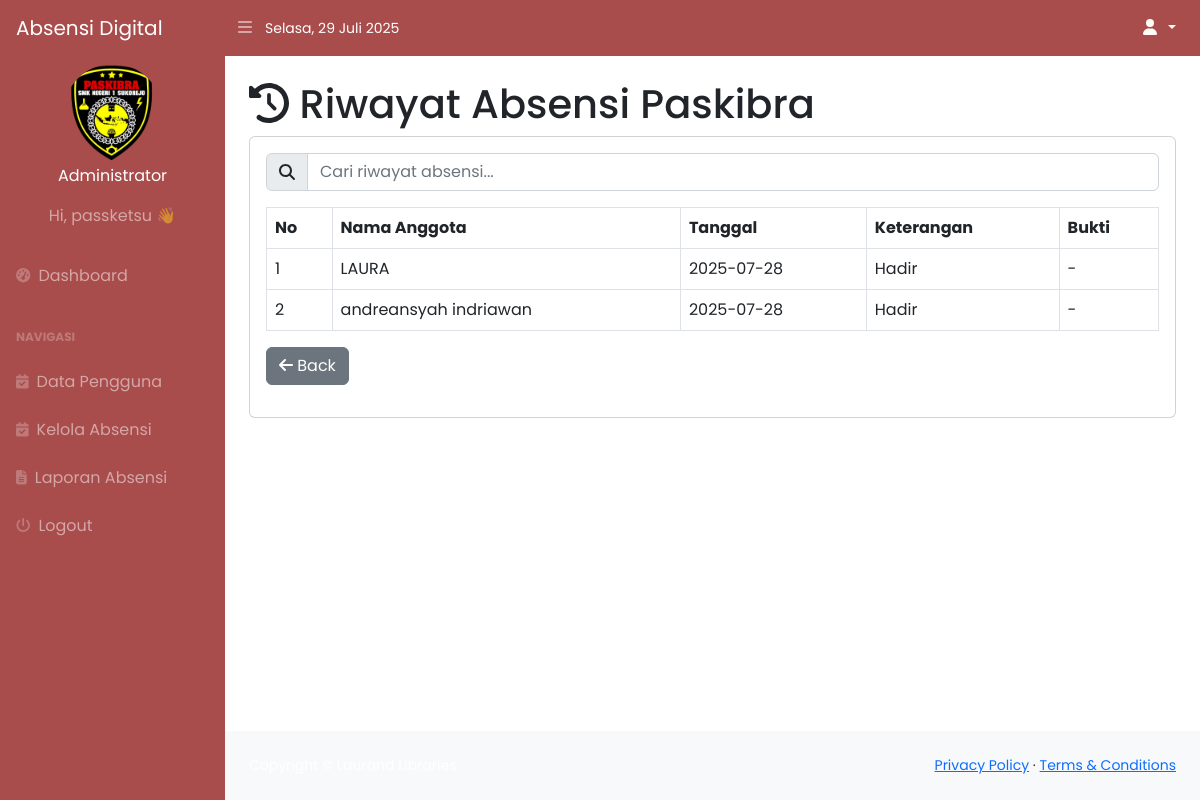
Screenshot of /index.php?page=riwayat_absensi (signed in) with the database file from the repository.
### tables this page shows
CREATE TABLE `absensi` (
  `id_absensi` int(11) NOT NULL,
  `id_user` int(11) NOT NULL,
  `nama` varchar(100) NOT NULL,
  `tanggal` date NOT NULL,
  `status` enum('Hadir','Izin','Sakit','Alpa') NOT NULL,
  `keterangan` text DEFAULT NULL,
  `bukti` varchar(255) DEFAULT NULL,
  `created_at` datetime NOT NULL DEFAULT current_timestamp()
);

CREATE TABLE `pengguna` (
  `id_user` int(11) NOT NULL,
  `nama` varchar(100) DEFAULT NULL,
  `email` varchar(100) DEFAULT NULL,
  `alamat` text DEFAULT NULL,
  `nohp` varchar(20) DEFAULT NULL,
  `username` varchar(50) DEFAULT NULL,
  `password` varchar(255) DEFAULT NULL,
  `level` enum('admin','anggota') DEFAULT NULL,
  `id_kelas` int(11) DEFAULT NULL,
  `created_at` timestamp NOT NULL DEFAULT current_timestamp() ON UPDATE current_timestamp(),
  `profile_photo` varchar(255) NOT NULL,
  `status` enum('aktif','keluar') NOT NULL
);

### riwayat_absensi.php (the view, shortened to what this page needs)
<?php
$level = $_SESSION['user']['level'] ?? 'anggota';
$filter = $_GET['filter'] ?? '';
$kategoriValid = ['Hadir', 'Izin', 'Sakit', 'Alfa'];
$filter_escaped = mysqli_real_escape_string($koneksi, $filter);
if ($level === 'admin') {
    if ($filter && in_array($filter, $kategoriValid)) {
        $sql = "SELECT absensi.*, pengguna.nama
                FROM absensi
                LEFT JOIN pengguna ON pengguna.id_user = absensi.id_user
                WHERE absensi.keterangan = '$filter_escaped'
                ORDER BY absensi.tanggal DESC";
    } else {
        $sql = "SELECT absensi.*, pengguna.nama
                FROM absensi
                LEFT JOIN pengguna ON pengguna.id_user = absensi.id_user
                ORDER BY absensi.tanggal DESC";
    }
}
$query = mysqli_query($koneksi, $sql);
?>
<h1 class="mt-4">
    <i class="fas fa-history"></i> Riwayat Absensi Paskibra
</h1>
<div class="card">
    <div class="card-body">
        <div class="row">
            <div class="col-md-12">
                <?php if ($level == 'admin' || $level == 'anggota') { ?>
                <div class="input-group mb-3">
                    <span class="input-group-text"><i class="fas fa-search"></i></span>
                    <input type="text" id="searchBox" class="form-control" placeholder="Cari riwayat absensi...">
                </div>
                <?php } ?>
                <table class="table table-bordered" id="dataTable" width="100%" cellspacing="0">
                    <thead>
                        <tr>
                            <th>No</th>
                            <th>Nama Anggota</th>
                            <th>Tanggal</th>
                            <th>Keterangan</th>
                            <th>Bukti</th>
                        </tr>
                    </thead>
                    <tbody>
                        <?php
                        $i = 1;
                        while ($data = mysqli_fetch_assoc($query)) {
                        ?>
                            <tr class="absensi-row">
                                <td><?= $i++; ?></td>
                                <td><?= htmlspecialchars($data['nama']); ?></td>
                                <td><?= htmlspecialchars($data['tanggal']); ?></td>
                                <td><?= htmlspecialchars($data['keterangan']); ?></td>
                                <td>
                                    <?php
                                    if (($data['keterangan'] == 'Izin' || $data['keterangan'] == 'Sakit') && !empty($data['bukti'])) {
                                        echo "<a href='uploads/bukti/" . htmlspecialchars($data['bukti']) . "' target='_blank' class='btn btn-info btn-sm'>
                                                <i class='fas fa-file'></i> Lihat Bukti
                                              </a>";
                                    } else {
                                        echo "-";
                                    }
                                    ?>
                                </td>
                            </tr>
                        <?php } ?>
                    </tbody>
                </table>
                <a href="javascript:history.back()" class="btn btn-secondary mb-3">
                    <i class="fas fa-arrow-left"></i> Back
                </a>
            </div>
        </div>
    </div>
</div>

### rows the page displays
absensi: id_user.nama "LAURA", tanggal "2025-07-28", keterangan "Hadir"
absensi: id_user.nama "andreansyah indriawan", tanggal "2025-07-28", keterangan "Hadir"

### other values shown
$userLevel "Administrator"
$_SESSION['user']['username'] "passketsu"
